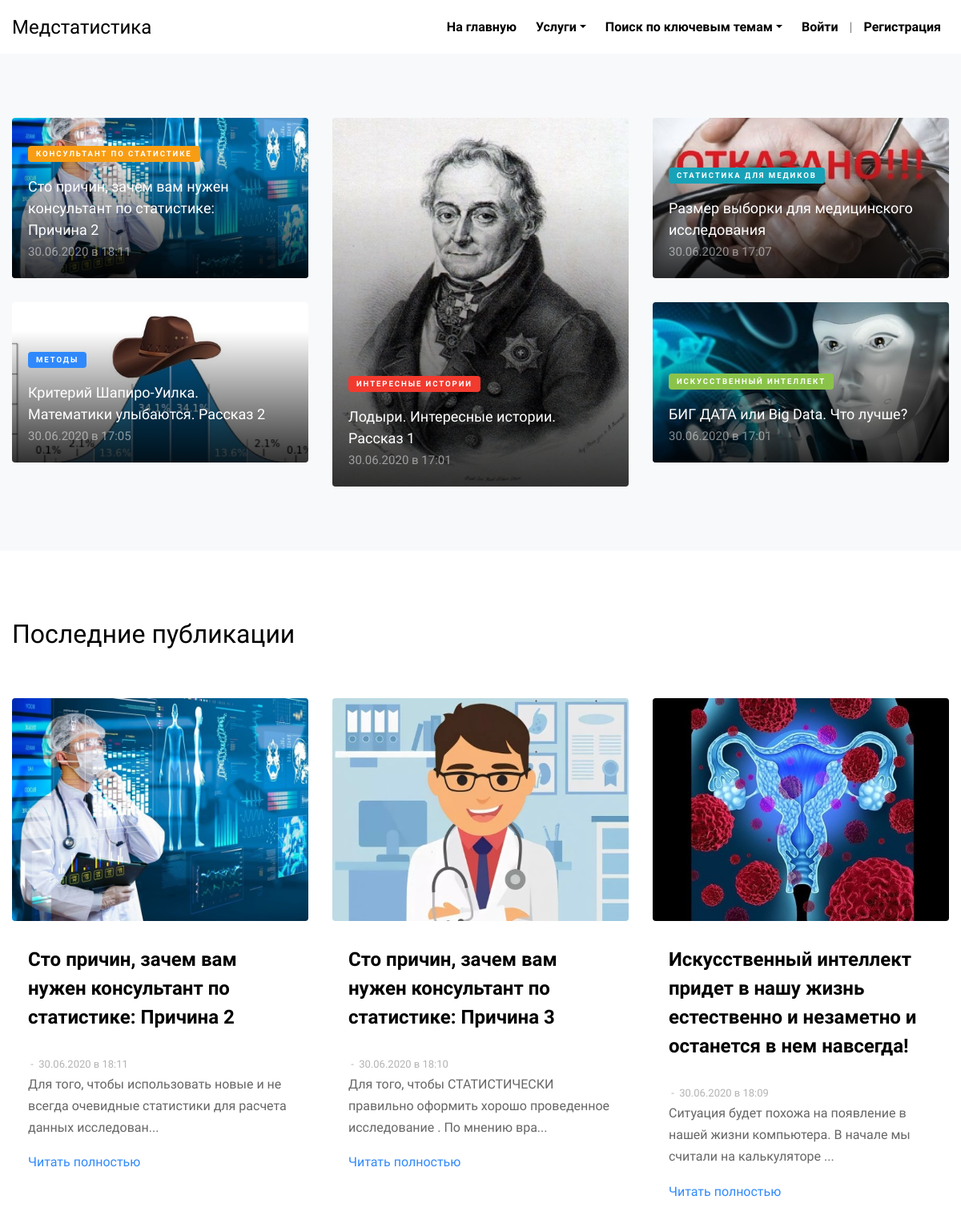
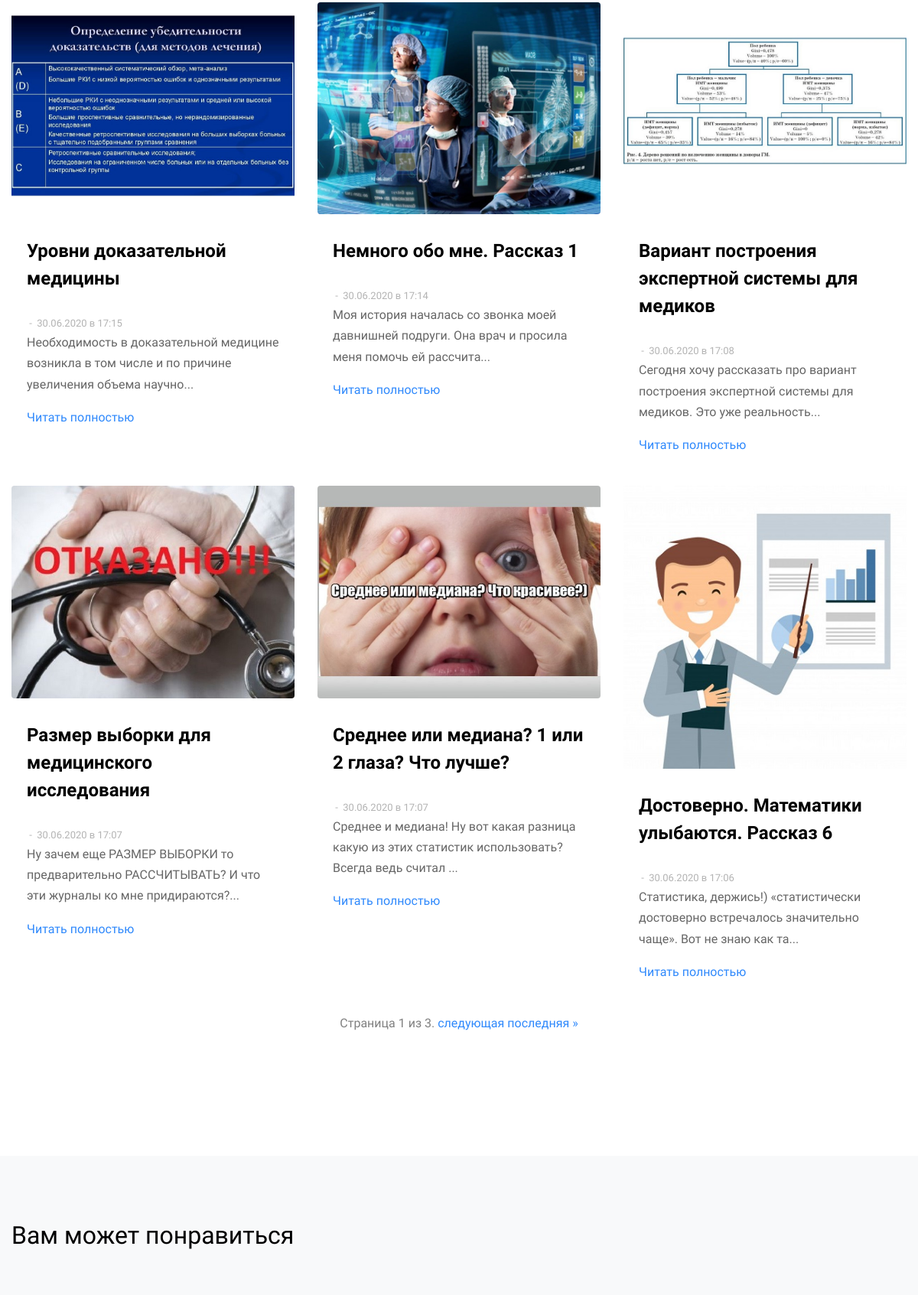
The page / (upper part) on the database its author committed (2 pictures, top to bottom).
### articles/models.py (models this page shows, shortened)
class IsActiveMixin(models.Model):
    objects = models.Manager()
    active_objects = AvtiveManager()
    is_active = models.BooleanField('Статус активности', default=True)
    class Meta:
        abstract = True  # Чтобы не было изменеий в таблицах

class Article(IsActiveMixin, models.Model):
    article_name = models.CharField('заголовок статьи', max_length=1000, null=True)
    article_text = models.TextField('текст статьи', max_length=10000, null=True)
    article_text_short = models.TextField('текст статьи 100 знаков', max_length=100, null=True)
    article_date = models.DateTimeField('дата публикации статьи', default=datetime.now())
    article_tag = models.ManyToManyField(Tag, verbose_name=("Тэг"))
    article_img = models.ImageField('рисунок к статье', upload_to='articles', null=True, blank=True)
    class Meta:
        ordering = ('-article_date',)
        verbose_name = 'статья'
        verbose_name_plural = 'статьи'

### medstat/views.py (the view)
# urls.py: path('', views.home_page, name='home'),
def home_page(request):
    art_all = Article.active_objects.defer('article_text').all()
    paginator = Paginator(art_all, 9)  # Show 9 articles per page
    page = request.GET.get('page')
    try:
        articles = paginator.page(page)
    except PageNotAnInteger:
        articles = paginator.page(1)
    except EmptyPage:
        articles = paginator.page(paginator.num_pages)
    art_list = [15, 3, 11, 8, 13, 14, 20, 5, 12]
    art_context = []
    for art_i in art_list:
        for art_ in art_all:
            if art_.id == art_i:
                art_context.append(art_)
                break
    context = {
        'articles': articles,
        'article_1': art_context[0],
        'article_2': art_context[1],
        'article_3': art_context[2],
        'article_4': art_context[3],
        'article_5': art_context[4],
        'article_11': art_context[5],
        'article_12': art_context[6],
        'article_13': art_context[7],
        'article_14': art_context[8],
    }
    return render(request, 'articles/index.html', context)

### articles/models.py (called while the page is built)
    def get_queryset(self):
        all_objects = super().get_queryset()
        return all_objects.filter(is_active=True)

### articles/templates/articles/index.html (shortened to what this page needs)
{% extends "articles/base.html" %}
{% load cache %}
{% block content %}
    <div class="site-section bg-light">
      <div class="container">
        <div class="row align-items-stretch retro-layout-2">
          <div class="col-md-4">
            <a href="{% url 'articles:article' id=article_1.id %}" class="h-entry mb-30 v-height gradient" style="background: url({{ article_1.article_img.url }} ) no-repeat; background-position: center center; background-size: cover;">
              <div class="text">
                <div class="post-categories mb-3">
                  <span class="post-category bg-warning">Консультант по статистике</span>
                </div>
                <h2>{{article_1.article_name}}</h2>
                <span class="date">{{article_1.article_date|date:"d.m.Y в H:i"}}</span>
              </div>
            </a>
            <a href="{% url 'articles:article' id=article_2.id %}" class="h-entry mb-30 v-height gradient" style="background: url({{ article_2.article_img.url }} ) no-repeat; background-position: center center; background-size: cover;">
              <div class="text">
                <div class="post-categories mb-3">
                  <span class="post-category bg-primary">Методы</span>
                </div>
                <h2>{{article_2.article_name}}</h2>
                <span class="date">{{article_2.article_date|date:"d.m.Y в H:i"}}</span>
              </div>
            </a>
          </div>
          <div class="col-md-4">
            <a href="{% url 'articles:article' id=article_3.id %}" class="h-entry img-5 h-100 gradient" style="background: url({{ article_3.article_img.url }} ) no-repeat; background-size: cover;">
              <div class="text">
                <div class="post-categories mb-3">
                  <span class="post-category bg-danger">Интересные истории</span>
                </div>
                <h2>{{article_3.article_name}}</h2>
                <span class="date">{{article_3.article_date|date:"d.m.Y в H:i"}}</span>
              </div>
            </a>
          </div>
          <div class="col-md-4">
            <a href="{% url 'articles:article' id=article_4.id %}" class="h-entry mb-30 v-height gradient" style="background: url({{ article_4.article_img.url }} ) no-repeat; background-position: center center; background-size: cover;">
              <div class="text">
                <div class="post-categories mb-3">
                  <span class="post-category bg-info">Статистика для медиков</span>
                </div>
                <h2>{{article_4.article_name}}</h2>
                <span class="date">{{article_4.article_date|date:"d.m.Y в H:i"}}</span>
              </div>
            </a>
            <a href="{% url 'articles:article' id=article_5.id %}" class="h-entry mb-30 v-height gradient" style="background: url({{ article_5.article_img.url }} ) no-repeat; background-position: center center; background-size: cover;">
              <div class="text">
                <div class="post-categories mb-3">
                  <span class="post-category bg-success">Искусственный интеллект</span>
                </div>
                <h2>{{article_5.article_name}}</h2>
                <span class="date">{{article_5.article_date|date:"d.m.Y в H:i"}}</span>
              </div>
            </a>
          </div>
        </div>
      </div>
    </div>
    <div class="site-section">
      <div class="container">
        <div class="row mb-5">
          <div class="col-12">
            <h2>Последние публикации</h2>
          </div>
        </div>
        <div class="row">
          {% cache 500 cache_articles_all %}
          {% for article in articles %}
          <div class="col-lg-4 mb-4">
            <div class="entry2">
              <a href="{% url 'articles:article' id=article.id %}">
                <img src="{{article.article_img.url}}" alt="Image" class="img-fluid rounded"></a>
              <div class="excerpt">
              <h2><a href="{% url 'articles:article' id=article.id %}">{{article.article_name}}</a></h2>
              <div class="post-meta align-items-center text-left clearfix">
                <span>&nbsp;-&nbsp; {{article.article_date|date:"d.m.Y в H:i"}}</span>
              </div>
                <p>{{article.article_text_short}}</p>
                <p><a href="{% url 'articles:article' id=article.id %}">Читать полностью</a></p>
              </div>
            </div>
          </div>
          {% empty %}
            <p>Список статей пуст. В данный момент мы ничего не можем показать. Зайдите позже или обратитесь к администратору сайта.</p>
          {% endfor %}
          {% endcache %}
        </div>
        <div class="pagination">
          <span class="step-links">
              <span class="current">
                Страница {{ articles.number }} из {{ articles.paginator.num_pages }}.
              </span>
              {% if articles.has_next %}
                <a href="?page={{ articles.next_page_number }}">следующая</a>
                <a href="?page={{ articles.paginator.num_pages }}">последняя &raquo;</a>
              {% endif %}
          </span>
        </div>
      </div>
    </div>
    <div class="site-section bg-light">
      <div class="container">
        <div class="row mb-5">
          <div class="col-12">
            <h2>Вам может понравиться</h2>
          </div>
        </div>
      </div>
    </div>
{% endblock %}

### articles/static/articles/style.css (style rules this page uses)
body { line-height: 1.7; color: gray; font-weight: 300; font-size: 1rem; background: #fff; font-family: "Muli", -apple-system, BlinkMacSystemFont, "Segoe UI", Roboto, "Helvetica Neue", Arial, sans-serif, "Apple Color Emoji", "Segoe UI Emoji", "Segoe UI Symbol", "Noto Color Emoji"; }
a { -webkit-transition: .3s all ease; -o-transition: .3s all ease; transition: .3s all ease; color: #2f89fc; }
h1, h2, h3, h4, h5, .h1, .h2, .h3, .h4, .h5 { font-family: "Muli", -apple-system, BlinkMacSystemFont, "Segoe UI", Roboto, "Helvetica Neue", Arial, sans-serif, "Apple Color Emoji", "Segoe UI Emoji", "Segoe UI Symbol", "Noto Color Emoji"; line-height: 1.5; color: #000; }
.site-section { padding: 2.5em 0; }
@media (min-width: 768px) { .site-section { padding: 5em 0; } }
.container { max-width: 1200px; }
.muted, .entry2 p { color: #666666; }
.post-meta { font-size: 13px; color: #b3b3b3; }
.post-category { display: inline-block; padding: 2px 10px; border-radius: 4px; letter-spacing: .2em; font-weight: 700; font-size: .6rem; text-transform: uppercase; }
.retro-layout-2 .v-height { height: 200px; }
.retro-layout-2 .h-entry { display: block; position: relative; border-radius: 4px; overflow: hidden; background-size: cover; background-position: center center; }
.retro-layout-2 .h-entry .post-category { color: #fff; }
.retro-layout-2 .h-entry.mb-30 { margin-bottom: 30px; }
.retro-layout-2 .h-entry .date { font-size: 15px; }
.retro-layout-2 .h-entry.gradient { position: relative; }
.retro-layout-2 .h-entry.gradient:before { z-index: 1; content: ''; position: absolute; top: 0; right: 0; bottom: 0; left: 0; background: -moz-linear-gradient(top, transparent 0%, transparent 18%, rgba(0, 0, 0, 0.8) 99%, rgba(0, 0, 0, 0.8) 100%); background: -webkit-linear-gradient(top, transparent 0%, transparent 18%, rgba(0, 0, 0, 0.8) 99%, rgba(0, 0, 0, 0.8) 100%); background: -webkit-gradient(linear, left top, left bottom, from(transparent), color-stop(18%, transparent), color-stop(99%, rgba(0, 0, 0, 0.8)), to(rgba(0, 0, 0, 0.8))); background: -o-linear-gradient(top, transparent 0%, transparent 18%, rgba(0, 0, 0, 0.8) 99%, rgba(0, 0, 0, 0.8) 100%); background: linear-gradient(to bottom, transparent 0%, transparent 18%, rgba(0, 0, 0, 0.8) 99%, rgba(0, 0, 0, 0.8) 100%); filter: progid:DXImageTransform.Microsoft.gradient( startColorstr='#00000000', endColorstr='#cc000000',GradientType=0 ); }
.retro-layout-2 .text { position: absolute; bottom: 0; z-index: 10; padding: 20px; max-width: 350px; }
.retro-layout-2 .text h2 { color: #fff; font-size: 18px; line-height: 1.5; margin-bottom: 0; }
.retro-layout-2 .text span { color: rgba(255, 255, 255, 0.5); }
.retro-layout-2 .gradient { position: relative; }
.retro-layout-2 .gradient:before { z-index: 1; content: ''; position: absolute; top: 0; right: 0; bottom: 0; left: 0; background: -moz-linear-gradient(top, transparent 0%, transparent 18%, rgba(0, 0, 0, 0.8) 99%, rgba(0, 0, 0, 0.8) 100%); background: -webkit-linear-gradient(top, transparent 0%, transparent 18%, rgba(0, 0, 0, 0.8) 99%, rgba(0, 0, 0, 0.8) 100%); background: -webkit-gradient(linear, left top, left bottom, from(transparent), color-stop(18%, transparent), color-stop(99%, rgba(0, 0, 0, 0.8)), to(rgba(0, 0, 0, 0.8))); background: -o-linear-gradient(top, transparent 0%, transparent 18%, rgba(0, 0, 0, 0.8) 99%, rgba(0, 0, 0, 0.8) 100%); background: linear-gradient(to bottom, transparent 0%, transparent 18%, rgba(0, 0, 0, 0.8) 99%, rgba(0, 0, 0, 0.8) 100%); filter: progid:DXImageTransform.Microsoft.gradient( startColorstr='#00000000', endColorstr='#cc000000',GradientType=0 ); }
.entry2 img { margin-bottom: 30px; }
.entry2 h2 { font-size: 24px; margin-bottom: 30px; font-weight: 700; }
.entry2 h2 a { color: #000; }
.entry2 .excerpt { padding-left: 20px; padding-right: 20px; }
.entry2 .post-meta { color: #b3b3b3; font-size: 13px; width: 100%; display: block; }
.pagination { margin-bottom: 5em; text-align: center !important; display: block; }

### rows shown on the page
Article: article_img (picture), article_name "Сто причин, зачем вам нужен консультант по статистике: Причина 2", article_date "30.06.2020 в 18:11", article_text_short "Для того, чтобы использовать новые и не всегда очевидные статистики для расчета данных исследован..."
Article: article_img (picture), article_name "Критерий Шапиро-Уилка. Математики улыбаются. Рассказ 2", article_date "30.06.2020 в 17:05"
Article: article_img (picture), article_name "Лодыри. Интересные истории. Рассказ 1", article_date "30.06.2020 в 17:01"
Article: article_img (picture), article_name "Размер выборки для медицинского исследования", article_date "30.06.2020 в 17:07", article_text_short "Ну зачем еще РАЗМЕР ВЫБОРКИ то предварительно РАССЧИТЫВАТЬ? И что эти журналы ко мне придираются?..."
Article: article_img (picture), article_name "БИГ ДАТА или Big Data. Что лучше?", article_date "30.06.2020 в 17:01"
Article: article_img (picture), article_name "Сто причин, зачем вам нужен консультант по статистике: Причина 3", article_date "30.06.2020 в 18:10", article_text_short "Для того, чтобы СТАТИСТИЧЕСКИ правильно оформить хорошо проведенное исследование . По мнению вра..."
Article: article_img (picture), article_name "Искусственный интеллект придет в нашу жизнь естественно и незаметно и останется в нем навсегда!", article_date "30.06.2020 в 18:09", article_text_short "Ситуация будет похожа на появление в нашей жизни компьютера. В начале мы считали на калькуляторе ..."
Article: article_img (picture), article_name "Уровни доказательной медицины", article_date "30.06.2020 в 17:15", article_text_short "Необходимость в доказательной медицине возникла в том числе и по причине увеличения объема научно..."
Article: article_img (picture), article_name "Немного обо мне. Рассказ 1", article_date "30.06.2020 в 17:14", article_text_short "Моя история началась со звонка моей давнишней подруги. Она врач и просила меня помочь ей рассчита..."
Article: article_img (picture), article_name "Вариант построения экспертной системы для медиков", article_date "30.06.2020 в 17:08", article_text_short "Сегодня хочу рассказать про вариант построения экспертной системы для медиков. Это уже реальность..."
Article: article_img (picture), article_name "Среднее или медиана? 1 или 2 глаза? Что лучше?", article_date "30.06.2020 в 17:07", article_text_short "Среднее и медиана! Ну вот какая разница какую из этих статистик использовать? Всегда ведь считал ..."
Article: article_img (picture), article_name "Достоверно. Математики улыбаются. Рассказ 6", article_date "30.06.2020 в 17:06", article_text_short "Статистика, держись!) «статистически достоверно встречалось значительно чаще». Вот не знаю как та..."

### other values the page prints
{{ articles.number }} "1"
{{ articles.paginator.num_pages }} "3"
